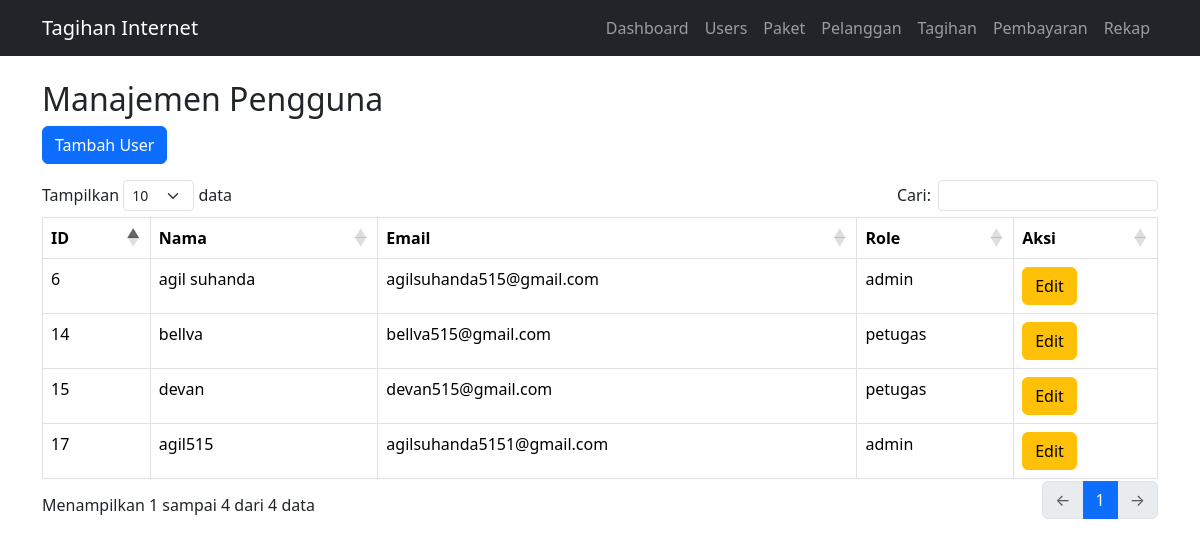
/apps/ori/users/index.php, run on the app's committed database.
### tables this page shows
CREATE TABLE `users` (
  `id` int(11) NOT NULL,
  `name` varchar(100) NOT NULL,
  `email` varchar(100) NOT NULL,
  `password` varchar(255) NOT NULL,
  `role` enum('admin','petugas') NOT NULL,
  `created_at` timestamp NOT NULL DEFAULT current_timestamp()
);

### apps/ori/users/index.php (the view)
<?php
include '../config/database.php';
include '../views/header.php';
$result = $conn->query("SELECT * FROM users");
?>
<h2>Manajemen Pengguna</h2>
<a href="create.php" class="btn btn-primary mb-3">Tambah User</a>
<table id="dataTable" class="table table-bordered" width="100%">
    <thead><tr><th>ID</th><th>Nama</th><th>Email</th><th>Role</th><th>Aksi</th></tr></thead>
    <tbody>
        <?php while ($row = $result->fetch_assoc()) { ?>
        <tr>
            <td><?= $row['id'] ?></td>
            <td><?= $row['name'] ?></td>
            <td><?= $row['email'] ?></td>
            <td><?= $row['role'] ?></td>
            <td>
                <a href="edit.php?id=<?= $row['id'] ?>" class="btn btn-warning">Edit</a>
            </td>
        </tr>
        <?php } ?>
    </tbody>
</table>
<?php include '../views/footer.php'; ?>

### apps/ori/views/header.php (shortened to what this page needs)
<?php
$base_url = "https://rental.local/";
?>
<!DOCTYPE html>
<html lang="id">
<head>
    <link href="https://cdn.jsdelivr.net/npm/bootstrap@5.3.3/dist/css/bootstrap.min.css" rel="stylesheet">
<link rel="stylesheet" href="https://cdn.datatables.net/1.13.6/css/dataTables.bootstrap5.min.css">
</head>
<body>
    <nav class="navbar navbar-expand-lg navbar-dark bg-dark">
        <div class="container">
            <a class="navbar-brand" href="<?= $base_url ?>index.php">Tagihan Internet</a>
            <div class="collapse navbar-collapse" id="navbarNav">
                <ul class="navbar-nav ms-auto">
                    <li class="nav-item">
                        <a class="nav-link" href="<?= $base_url ?>index.php">Dashboard</a>
                    </li>
                    <li class="nav-item">
                        <a class="nav-link" href="<?= $base_url ?>users/index.php">Users</a>
                    </li>
                    <li class="nav-item">
                        <a class="nav-link" href="<?= $base_url ?>paket/index.php">Paket</a>
                    </li>
                    <li class="nav-item">
                        <a class="nav-link" href="<?= $base_url ?>pelanggan/index.php">Pelanggan</a>
                    </li>
                    <li class="nav-item">
                        <a class="nav-link" href="<?= $base_url ?>tagihan/index.php">Tagihan</a>
                    </li>
                    <li class="nav-item">
                        <a class="nav-link" href="<?= $base_url ?>pembayaran/index.php">Pembayaran</a>
                    </li>
                    <li class="nav-item">
                        <a class="nav-link" href="<?= $base_url ?>rekap/index.php">Rekap</a>
                    </li>
                </ul>
            </div>
        </div>
    </nav>
    <div class="container mt-4">

### apps/ori/views/footer.php (shortened to what this page needs)
    </div>
</body>
</html>

### data on the page
users: id "6", name "agil suhanda", email "agilsuhanda515@gmail.com", role "admin"
users: id "14", name "bellva", email "bellva515@gmail.com", role "petugas"
users: id "15", name "devan", email "devan515@gmail.com", role "petugas"
users: id "17", name "agil515", email "agilsuhanda5151@gmail.com", role "admin"
